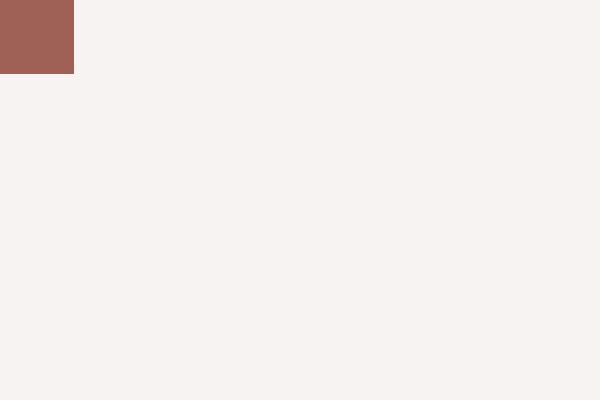
Frame 1 (no input)
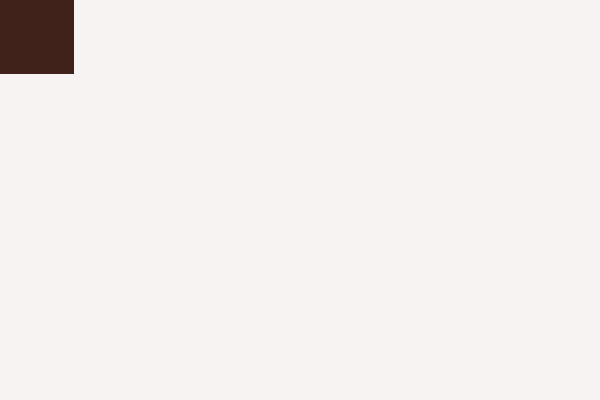
Frame 60 (the mouse pressed at the canvas centre just before this capture)
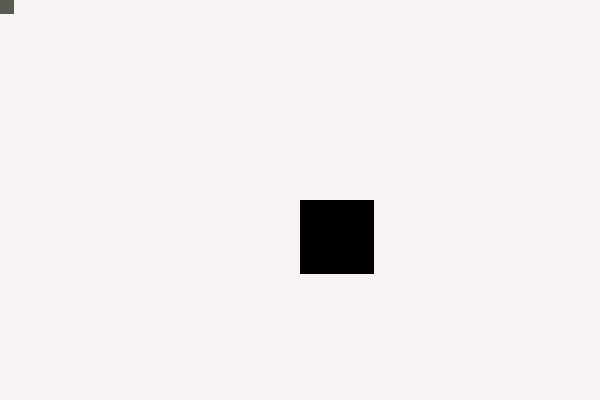
Frame 120 (the mouse held since frame 60 and released just before this capture)

The Processing sketch that drew these frames (run headless with seeded random() and noise(); from frame 60 on, the mouse is pressed at the canvas centre):

// Processing sketch: processing_167538
// ── processing_167538.pde

// Squares with Arrays

//DECLARATION

int [] xposn = new int [75];
int [] yposn = new int [75]; 

void setup () {
  frameRate(30);
  size (600, 400);
colorMode(HSB, 360, 100, 100, 1.0);

  //INITIALIZE. give 'em values - zero for now.
  for (int i = 0; i < xposn.length; i ++) {
    xposn[i] = 0;
  }

  for (int i = 0; i< yposn.length; i++) {
    yposn[i] = 0;
  }
}
void draw() {
background(#F7F3F2);
  
  //SHIFT INDEX POSN to accomodate new values
  for (int i = 0; i<xposn.length-1; i++) {
    xposn[i] = xposn[i+1];
    yposn[i] = yposn[i+1];
  }

  //ASSIGN LAST SPOT - give it mouseX
  xposn[xposn.length-1] = mouseX;
  yposn[yposn.length-1] = mouseY;

  //draw a circle for every value of i(each aray element)
  for (int i = 0; i <xposn.length; i++) {
    noStroke();
    fill(random(223), random(82), random(77));//white minus a decrementing value(49-0)
    rect(xposn[i], yposn[i], i, i);
  }
}
void keyReleased()
{
  if (key == 'r') {
    background (0);
  }
}
